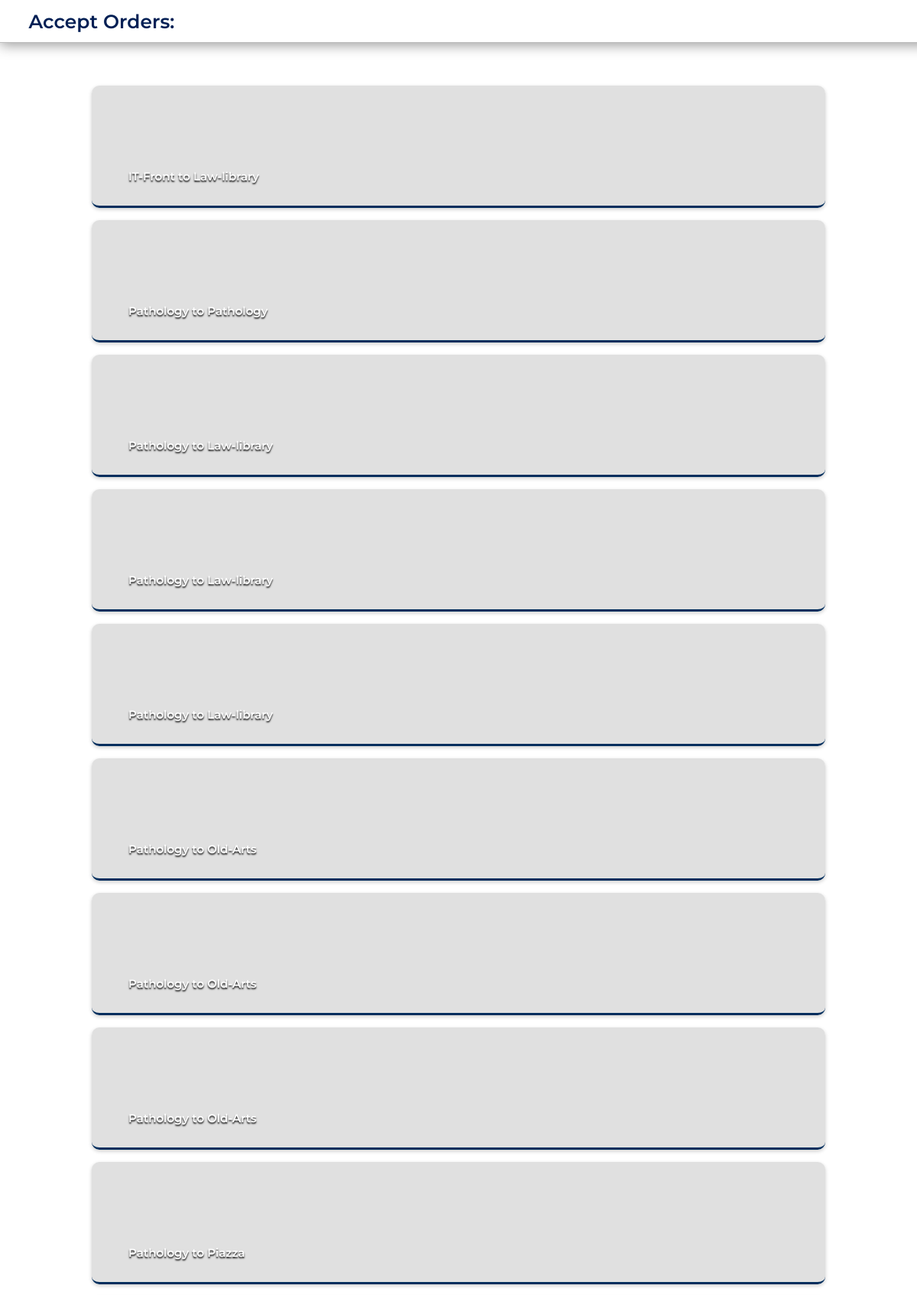
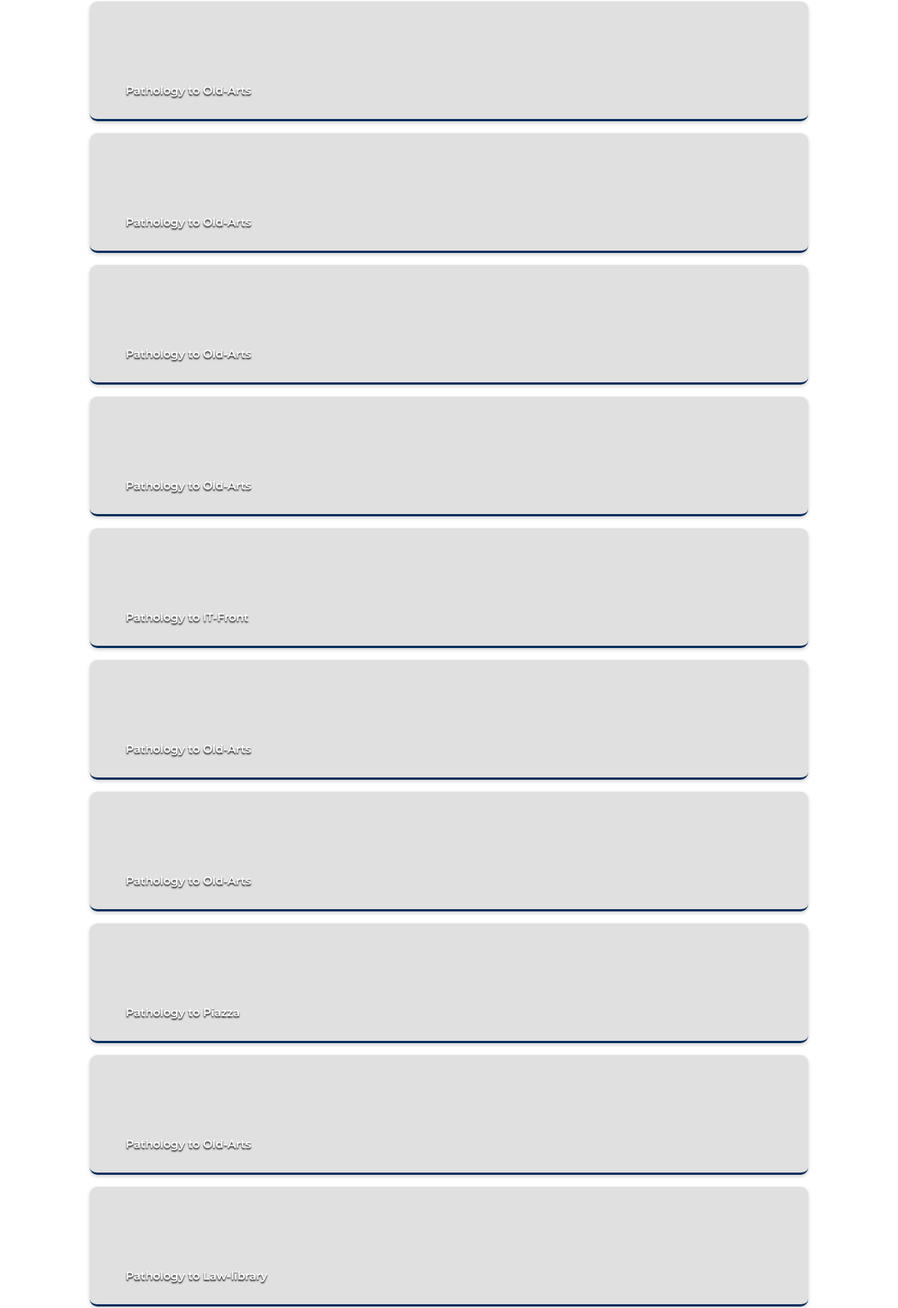
/driver/ (upper part), run on the app's committed database (2 pictures, top to bottom).
### nav/models.py (models this page shows, shortened)
class Trip(models.Model):
    booked = models.DateTimeField(null=False, blank=False)
    pickedUp = models.DateTimeField( null=True, blank=True)
    completed = models.DateTimeField( null=True, blank=True)
    pickUp = models.ForeignKey(Point, null=True, blank=True, on_delete=models.SET_NULL, related_name='pickup_point' )
    dropOff = models.ForeignKey(Point, null=True, blank=True, on_delete=models.SET_NULL, related_name='dropoff_point' )
    code = models.CharField(max_length=6)
    driver = models.ForeignKey(User, null=True, blank=True, on_delete=models.SET_NULL, related_name='driven_rides' )
    passenger = models.ForeignKey(User, on_delete=models.CASCADE, related_name='passenger_rides')
    PickupSec = models.FloatField(null=True, blank=True)
    TimeSec = models.FloatField(null=True, blank=True)
    speed = models.FloatField(null=True, blank=True)
    done = models.BooleanField(default=False)

class Point(models.Model):
    name = models.CharField(max_length=50)
    lat = models.FloatField()
    long = models.FloatField()
    full = models.CharField(max_length=21,validators=[MinLengthValidator(19)])
    def __str__(self):
        return self.name

### nav/views.py (the view)
# urls.py: path('driver/', views.driver, name='place'),
def driver(request):
    dueTrips = Trip.objects.filter(done=False)
    return render(request, 'nav/driver.html',{'trips':dueTrips})

### nav/templates/nav/driver.html (shortened to what this page needs)
{% load static %}
<!DOCTYPE html>
<html>
<head>
	<link rel="stylesheet" href="{% static 'nav/styles.css' %}"/>
	<link rel="stylesheet" href="{% static 'nav/driver.css' %}"/>
</head>
<body>
	<div id="orders-page">
		<div class="heading" id="accept-order-heading">Accept Orders:</div>
		<div id="orders-container">
			{% for trip in trips %}
			<div id="{{trip.id}}" class="order">
				<p>{{trip.pickUp}} to {{trip.dropOff}}</p>
			</div>
			{% endfor %}
		</div>
	</div>
</body>
</html>

### nav/static/nav/styles.css (style rules this page uses)
body { box-sizing: border-box; padding: 0; margin: 0; font-family: "Montserrat", sans-serif !important; height: 100vh; padding-top: 10vh; -webkit-font-smoothing: antialiased; -moz-osx-font-smoothing: grayscale;width: 100vw; overflow-y: auto; overflow-x: hidden; user-select: none; }
.place, .event, .order { background-color: rgba(217, 217, 217,0.8); box-shadow: 0 2px 5.3px 0px rgba(0,0,0,0.2); border-radius: 10px; border-bottom: 3px solid rgb(2, 46, 93); padding: 0; display: flex; align-items: end; background-size: cover !important; background-position: center !important; background-repeat: no-repeat; transition: 0.3s ease-in-out; }
.place p, .event p, .order p { margin: 0; padding: 0; color: white; text-shadow: 0 2px 2px rgba(0,0,0,0.9); margin-left: 5%; margin-bottom: 3%; font-size: 15px; font-weight: 600; position: relative; transition: 0.05s ease-in-out; }
.heading { font-family: "Montserrat", sans-serif; color: rgb(0, 31, 84); font-weight: 600; font-size: 25px; margin: 0; margin-top: 0.5vh; margin-left: 10vw; }

### nav/static/nav/driver.css (style rules this page uses)
#orders-page { display: none; }
#accept-order-heading { position: fixed; top: 0vh; left: 0vw; margin: 0; z-index: 1000; width: 100vw; padding-top: 0.5em; padding-bottom: 0.5em; padding-left: 1.5em; background-color: rgba(255,255,255,0.95); border-bottom: 1px solid rgba(0,0,0,0.25); box-shadow: 0 3px 16px rgba(0,0,0,0.4); }
#orders-container { margin-top: 4vh; display: grid; justify-content: center; align-content: center; justify-items: center; grid-template-columns: auto; gap: 2vh; flex-direction: column; width: 100vw; height: fit-content; }
.order { box-sizing: border-box; width: 80vw; height: 20vh; }

### data on the page
Trip: pickUp "IT-Front", dropOff "Law-library"
Trip: pickUp "Pathology", dropOff "Pathology"
Trip: pickUp "Pathology", dropOff "Law-library"
Trip: pickUp "Pathology", dropOff "Law-library"
Trip: pickUp "Pathology", dropOff "Law-library"
Trip: pickUp "Pathology", dropOff "Old-Arts"
Trip: pickUp "Pathology", dropOff "Old-Arts"
Trip: pickUp "Pathology", dropOff "Old-Arts"
Trip: pickUp "Pathology", dropOff "Piazza"
Trip: pickUp "Pathology", dropOff "Old-Arts"
Trip: pickUp "Pathology", dropOff "Old-Arts"
Trip: pickUp "Pathology", dropOff "Old-Arts"
Trip: pickUp "Pathology", dropOff "Old-Arts"
Trip: pickUp "Pathology", dropOff "IT-Front"
Trip: pickUp "Pathology", dropOff "Old-Arts"
Trip: pickUp "Pathology", dropOff "Old-Arts"
Trip: pickUp "Pathology", dropOff "Piazza"
Trip: pickUp "Pathology", dropOff "Old-Arts"
Trip: pickUp "Pathology", dropOff "Law-library"
